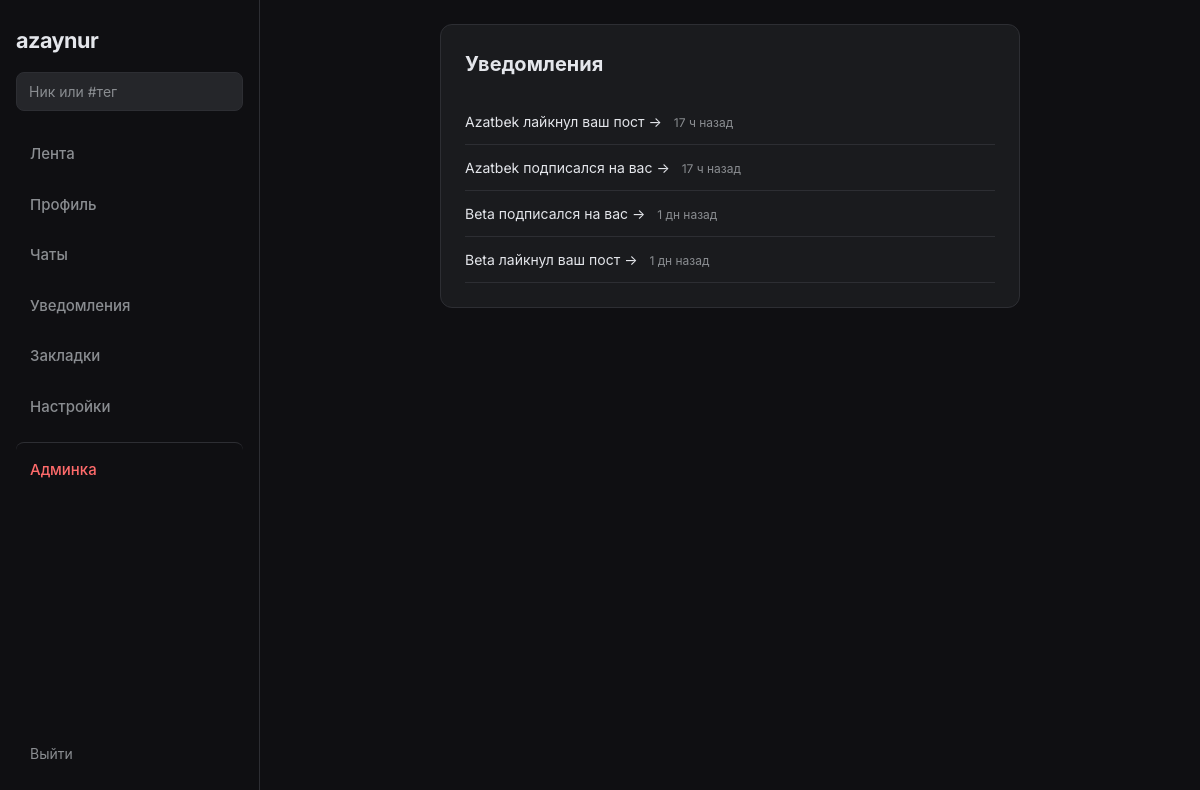
/notifications (signed in), run on the app's committed database.
### app.py (models this page shows, shortened)
class Notification(db.Model):
    id = db.Column(db.Integer, primary_key=True)
    user_id = db.Column(db.Integer, db.ForeignKey('user.id'), nullable=False)
    from_user_id = db.Column(db.Integer, db.ForeignKey('user.id'), nullable=True)
    type = db.Column(db.String(30), nullable=False)
    post_id = db.Column(db.Integer, db.ForeignKey('post.id'), nullable=True)
    comment_id = db.Column(db.Integer, db.ForeignKey('comment.id'), nullable=True)
    read = db.Column(db.Boolean, default=False)
    created_at = db.Column(db.DateTime, default=datetime.utcnow)
    from_user = db.relationship('User', foreign_keys=[from_user_id])

class User(UserMixin, db.Model):
    id = db.Column(db.Integer, primary_key=True)
    username = db.Column(db.String(80), unique=True, nullable=False)
    email = db.Column(db.String(120), unique=True, nullable=False)
    password = db.Column(db.String(128), nullable=False)
    avatar = db.Column(db.String(200), default='default.jpg')
    bio = db.Column(db.String(500), nullable=True)
    is_verified = db.Column(db.Boolean, default=False)
    verification_type = db.Column(db.String(20), nullable=True)  # gold, vip, exclusive
    custom_status = db.Column(db.String(100), nullable=True)
    is_admin = db.Column(db.Boolean, default=False)
    banned_until = db.Column(db.DateTime, nullable=True)
    last_seen = db.Column(db.DateTime, nullable=True)

### app.py (the view)
@app.route('/notifications')
@login_required
def notifications():
    Notification.query.filter_by(user_id=current_user.id, read=False).update({'read': True})
    db.session.commit()
    items = Notification.query.filter_by(user_id=current_user.id).order_by(Notification.created_at.desc()).limit(100).all()
    return render_template('notifications.html', notifications=items)

### app.py (called while the page is built)
@login_manager.user_loader
def load_user(user_id):
    return User.query.get(int(user_id))

@app.before_request
def update_last_seen():
    if current_user.is_authenticated:
        now = datetime.utcnow()
        if not current_user.last_seen or (now - current_user.last_seen).total_seconds() > 60:
            current_user.last_seen = now
            db.session.commit()

@app.before_request
def check_banned():
    if current_user.is_authenticated and getattr(current_user, 'banned_until', None) and current_user.banned_until and current_user.banned_until > datetime.utcnow():
        from flask_login import logout_user
        logout_user()
        flash('Ваш аккаунт заблокирован. Ожидайте окончания блокировки.')
        return redirect(url_for('login'))

def time_ago(dt):
    if not dt:
        return ''
    delta = datetime.utcnow() - dt
    if delta.days > 365:
        return f'{delta.days // 365} г назад'
    if delta.days > 30:
        return f'{delta.days // 30} мес назад'
    if delta.days > 0:
        return f'{delta.days} дн назад'
    if delta.seconds >= 3600:
        return f'{delta.seconds // 3600} ч назад'
    if delta.seconds >= 60:
        return f'{delta.seconds // 60} мин назад'
    return 'только что'

@app.context_processor
def inject_globals():
    d = {'predefined_statuses': PREDEFINED_STATUSES}
    if current_user.is_authenticated:
        d['notifications_count'] = min(Notification.query.filter_by(user_id=current_user.id, read=False).count(), 99)
    else:
        d['notifications_count'] = 0
    return d

### templates/notifications.html (shortened to what this page needs)
{% extends "base.html" %}
{% block content %}
<div class="admin-card">
    <h2>Уведомления</h2>
    {% for n in notifications %}
    <div class="notification-item {% if not n.read %}unread{% endif %}">
        {% if n.from_user %}
        <a href="{{ url_for('profile', username=n.from_user.username) }}">{{ n.from_user.username }}</a>
        {% endif %}
        {% if n.type == 'like' %}лайкнул ваш пост
            {% if n.post_id %}<a href="{{ url_for('index') }}">→</a>{% endif %}
        {% elif n.type == 'comment' %}прокомментировал ваш пост
            {% if n.post_id %}<a href="{{ url_for('index') }}">→</a>{% endif %}
        {% elif n.type == 'follow' %}подписался на вас
            <a href="{{ url_for('profile', username=n.from_user.username) }}">→</a>
        {% elif n.type == 'repost' %}репостнул ваш пост
            {% if n.post_id %}<a href="{{ url_for('index') }}">→</a>{% endif %}
        {% elif n.type == 'mention' %}упомянул вас
            {% if n.post_id %}<a href="{{ url_for('index') }}">→</a>{% endif %}
        {% endif %}
        <span class="notif-time">{{ n.created_at|time_ago }}</span>
    </div>
    {% endfor %}
</div>
{% endblock %}

### static/css/style.css (style rules this page uses)
:root { --bg-main: #0f0f12; --bg-card: #1a1b1e; --bg-input: #25262a; --border: 1px solid #2d2e33; --text-main: #e4e6eb; --text-dim: #8a8d91; --accent: #0084ff; --accent-hover: #006dd1; --error: #fa383e; --radius: 12px; --radius-sm: 8px; }
* { box-sizing: border-box; margin: 0; padding: 0; }
body { background-color: var(--bg-main); color: var(--text-main); font-family: 'Inter', -apple-system, BlinkMacSystemFont, sans-serif; min-height: 100vh; line-height: 1.5; }
a { color: inherit; text-decoration: none; }
.settings-card, .admin-card { background: var(--bg-card); border: var(--border); border-radius: var(--radius); padding: 24px; margin-bottom: 16px; }
.settings-card h2, .admin-card h2 { font-size: 20px; margin-bottom: 20px; color: var(--text-main); }
.notification-item { padding: 12px 0; border-bottom: var(--border); font-size: 14px; }
.notif-time { font-size: 12px; color: var(--text-dim); margin-left: 8px; }

### data on the page
Notification: from_user.username "Azatbek", created_at "17 ч назад"
Notification: from_user.username "Azatbek", created_at "17 ч назад"
Notification: from_user.username "Beta", created_at "1 дн назад"
Notification: from_user.username "Beta", created_at "1 дн назад"
